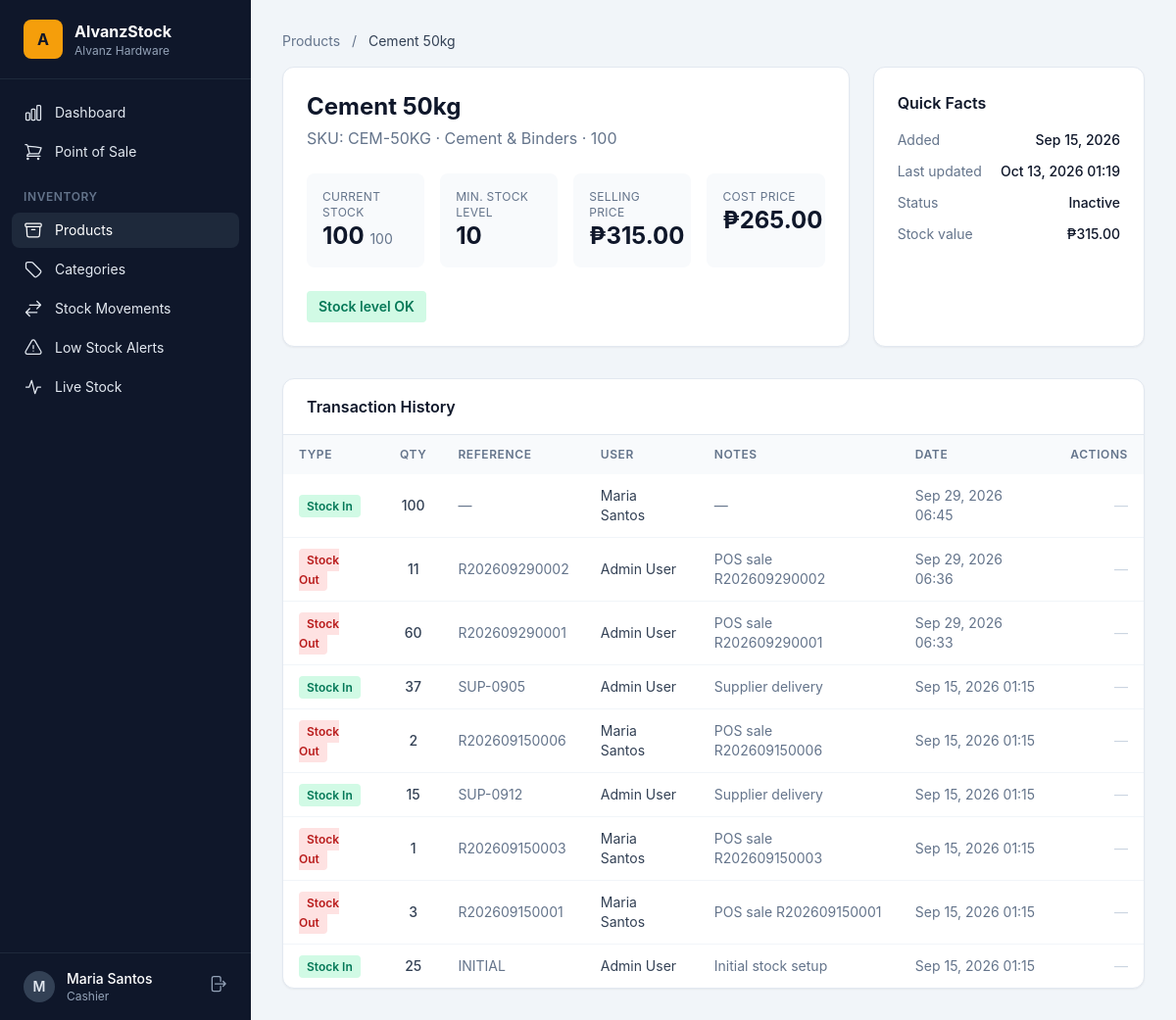
Page /products/2/ (signed in) on the earlier database version.
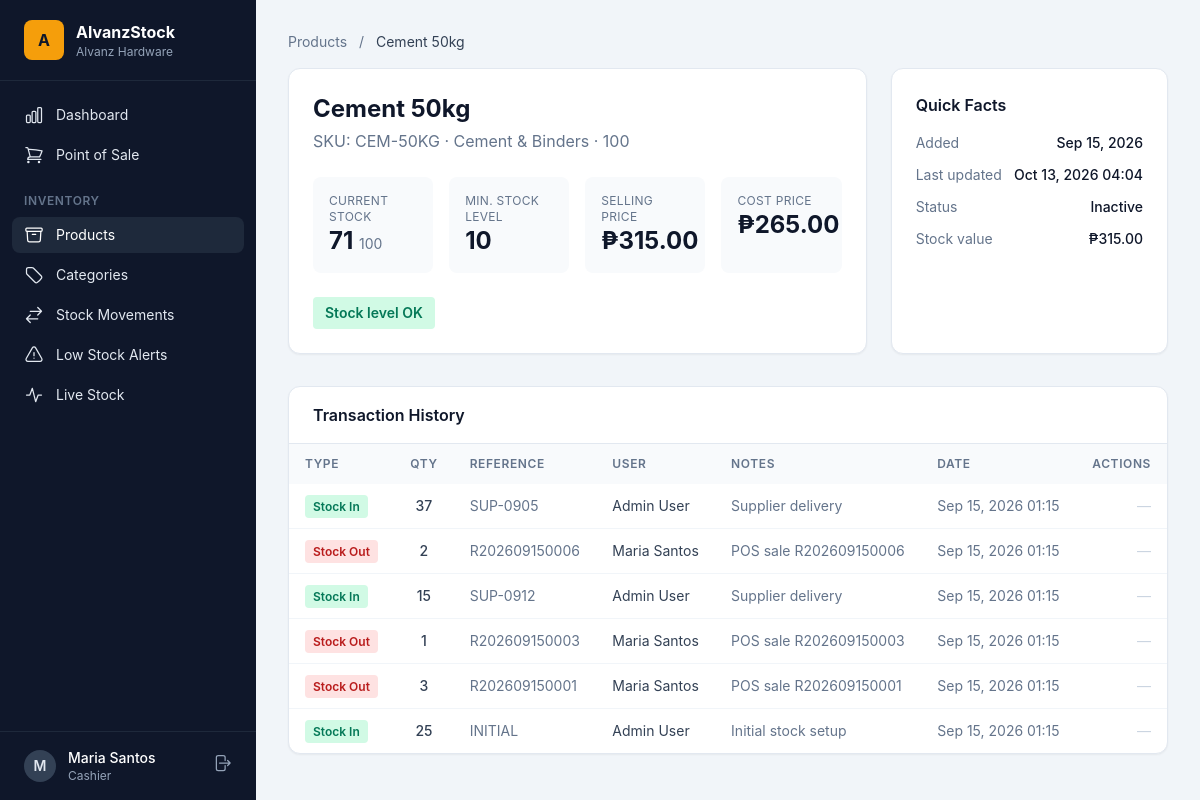
Same page on the later database version.
### inventory/models.py (models this page shows, shortened)
class Product(models.Model):
    name = models.CharField(max_length=200)
    sku = models.CharField(max_length=50, unique=True)
    image = models.ImageField(upload_to="products/", blank=True)
    category = models.ForeignKey(Category, on_delete=models.SET_NULL, null=True, blank=True, related_name="products")
    unit = models.CharField(max_length=20, default="pcs")
    cost_price = models.DecimalField(max_digits=12, decimal_places=2, default=0)
    sell_price = models.DecimalField(max_digits=12, decimal_places=2, default=0)
    quantity = models.PositiveIntegerField(default=0)
    min_stock_level = models.PositiveIntegerField(default=10)
    is_active = models.BooleanField(default=True)
    created_at = models.DateTimeField(auto_now_add=True)
    updated_at = models.DateTimeField(auto_now=True)
    class Meta:
        ordering = ["name"]
    @property
    def is_low_stock(self):
        return self.quantity <= self.min_stock_level

class StockTransaction(models.Model):
    class Type(models.TextChoices):
        STOCK_IN = "IN", "Stock In"
        STOCK_OUT = "OUT", "Stock Out"
        ADJUST = "ADJ", "Adjustment"
    product = models.ForeignKey(Product, on_delete=models.CASCADE, related_name="transactions")
    transaction_type = models.CharField(max_length=5, choices=Type.choices)
    quantity = models.PositiveIntegerField()
    reference = models.CharField(max_length=100, blank=True)
    notes = models.TextField(blank=True)
    user = models.ForeignKey("accounts.User", on_delete=models.SET_NULL, null=True, related_name="stock_transactions")
    created_at = models.DateTimeField(auto_now_add=True)
    class Meta:
        ordering = ["-created_at"]

class Category(models.Model):
    name = models.CharField(max_length=100, unique=True)
    description = models.TextField(blank=True)
    class Meta:
        verbose_name_plural = "categories"
        ordering = ["name"]

### accounts/models.py (models this page shows, shortened)
class User(AbstractUser):
    class Role(models.TextChoices):
        MANAGER = "manager", "Manager"
        CASHIER = "cashier", "Cashier"
        STAFF = "staff", "Staff"
        STOCK_VIEWER = "stock_viewer", "Stock Viewer"
    role = models.CharField(max_length=20, choices=Role.choices, default=Role.STAFF)
    @property
    def is_manager(self):
        return self.role == self.Role.MANAGER or self.is_superuser
    @property
    def is_stock_viewer(self):
        return self.role == self.Role.STOCK_VIEWER

### inventory/views.py (the view)
# urls.py: path("products/<int:pk>/", views.product_detail, name="product_detail"),
@login_required
def product_detail(request, pk):
    product = get_object_or_404(Product.objects.select_related("category"), pk=pk)
    transactions = product.transactions.select_related("user")[:20]
    return render(request, "inventory/product_detail.html", {"product": product, "transactions": transactions})

### templates/inventory/product_detail.html (shortened to what the changed rows need)
{% extends "base.html" %}
{% block content %}
<nav class="text-sm text-slate-500 mb-4">
  <a href="{% url 'product_list' %}" class="hover:text-amber-600">Products</a>
  <span class="mx-2">/</span>
  <span class="text-slate-700">{{ product.name }}</span>
</nav>
<div class="grid grid-cols-1 lg:grid-cols-3 gap-6 mb-8">
  <div class="lg:col-span-2 card p-6">
    <div class="flex flex-wrap items-start justify-between gap-4">
      <div>
        <h1 class="text-2xl font-bold">{{ product.name }}</h1>
        <p class="text-slate-500 mt-1">SKU: {{ product.sku }} · {{ product.category.name|default:"Uncategorized" }} · {{ product.unit }}</p>
      </div>
    </div>
    <dl class="grid grid-cols-2 sm:grid-cols-4 gap-4 mt-6">
      <div class="bg-slate-50 rounded-lg p-4">
        <dt class="text-xs text-slate-500 uppercase tracking-wide">Current Stock</dt>
        <dd class="text-2xl font-bold {% if product.is_low_stock %}text-red-600{% endif %}">{{ product.quantity }} <span class="text-sm font-normal text-slate-500">{{ product.unit }}</span></dd>
      </div>
      <div class="bg-slate-50 rounded-lg p-4">
        <dt class="text-xs text-slate-500 uppercase tracking-wide">Min. Stock Level</dt>
        <dd class="text-2xl font-bold">{{ product.min_stock_level }}</dd>
      </div>
      <div class="bg-slate-50 rounded-lg p-4">
        <dt class="text-xs text-slate-500 uppercase tracking-wide">Selling Price</dt>
        <dd class="text-2xl font-bold">₱{{ product.sell_price|floatformat:2 }}</dd>
      </div>
      <div class="bg-slate-50 rounded-lg p-4">
        <dt class="text-xs text-slate-500 uppercase tracking-wide">Cost Price</dt>
        <dd class="text-2xl font-bold">₱{{ product.cost_price|floatformat:2 }}</dd>
      </div>
    </dl>
  </div>
  <div class="card p-6">
    <h2 class="font-semibold mb-4">Quick Facts</h2>
    <dl class="space-y-3 text-sm">
      <div class="flex justify-between"><dt class="text-slate-500">Added</dt><dd class="font-medium">{{ product.created_at|date:"M d, Y" }}</dd></div>
      <div class="flex justify-between"><dt class="text-slate-500">Last updated</dt><dd class="font-medium">{{ product.updated_at|date:"M d, Y H:i" }}</dd></div>
      <div class="flex justify-between"><dt class="text-slate-500">Stock value</dt><dd class="font-medium">₱{{ product.sell_price|floatformat:2 }}</dd></div>
    </dl>
  </div>
</div>
<div class="card overflow-hidden">
  <div class="px-6 py-4 border-b border-slate-200">
    <h2 class="font-semibold">Transaction History</h2>
  </div>
  <div class="overflow-x-auto">
    <table class="w-full">
      <thead class="bg-slate-50">
        <tr>
          <th class="table-head">Type</th>
          <th class="table-head text-center">Qty</th>
          <th class="table-head">Reference</th>
          <th class="table-head">User</th>
          <th class="table-head">Notes</th>
          <th class="table-head">Date</th>
          <th class="table-head text-right">Actions</th>
        </tr>
      </thead>
      <tbody class="divide-y divide-slate-100">
        {% for t in transactions %}
        <tr>
          <td class="table-cell">
            <span class="text-xs font-semibold px-2 py-1 rounded {% if t.transaction_type == 'IN' %}bg-emerald-100 text-emerald-700{% elif t.transaction_type == 'OUT' %}bg-red-100 text-red-700{% else %}bg-slate-100 text-slate-600{% endif %}">{{ t.get_transaction_type_display }}</span>
          </td>
          <td class="table-cell text-center font-medium">{{ t.quantity }}</td>
          <td class="table-cell text-slate-500">{{ t.reference|default:"—" }}</td>
          <td class="table-cell">{{ t.user.get_full_name|default:t.user.username|default:"—" }}</td>
          <td class="table-cell text-slate-500">{{ t.notes|default:"—"|truncatechars:40 }}</td>
          <td class="table-cell text-slate-500">{{ t.created_at|date:"M d, Y H:i" }}</td>
          <td class="table-cell text-right">
            {% if user.is_manager %}
            <form method="post" action="{% url 'stock_transaction_delete' t.pk %}" class="inline" onsubmit="return confirm('Delete this {{ t.get_transaction_type_display|lower }} of {{ t.quantity }} × {{ t.product.name|escapejs }}? Stock will be adjusted.')">
              {% csrf_token %}
              <button class="text-red-500 hover:text-red-700">Delete</button>
            </form>
            {% else %}
            <span class="text-slate-300">—</span>
            {% endif %}
          </td>
        </tr>
        {% empty %}
        <tr><td colspan="7" class="table-cell text-center text-slate-400 py-8">No transactions recorded yet.</td></tr>
        {% endfor %}
      </tbody>
    </table>
  </div>
</div>
{% endblock %}

Differences in the rows shown:
removed StockTransaction: transaction_type "Stock In", quantity "100", reference "—", user.get_full_name "Maria Santos", notes "—", created_at "Sep 29, 2026 06:45"
removed StockTransaction: transaction_type "Stock Out", quantity "11", reference "R202609290002", user.get_full_name "Admin User", notes "POS sale R202609290002", created_at "Sep 29, 2026 06:36"
removed StockTransaction: transaction_type "Stock Out", quantity "60", reference "R202609290001", user.get_full_name "Admin User", notes "POS sale R202609290001", created_at "Sep 29, 2026 06:33"
changed Product "Cement 50kg": quantity "100" → "71"; updated_at "Oct 13, 2026 01:19" → "Oct 13, 2026 04:04"
